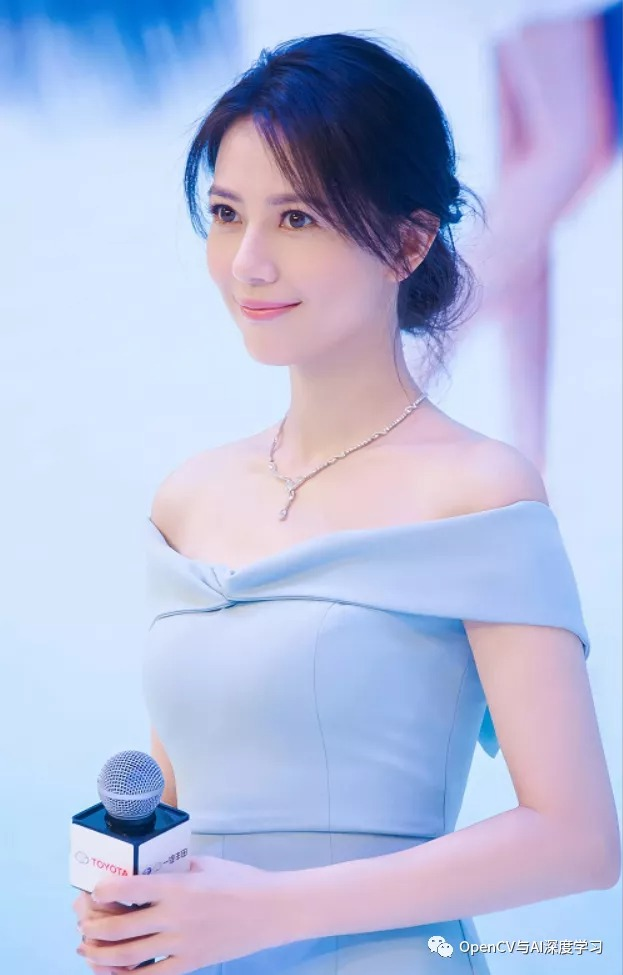
//> input picture project_code/VC_FANFUHAN_OPENCV/images/yuanyuan.jpg, 623 x 975 px
$ ./VC_FANFUHAN_OPENCV123   (built with g++ and OpenCV 4)
//> lines starting //> are read from the running program, lines starting //| are printed output that depends on the picture
// VC_FANFUHAN_OPENCV123.cpp : 定義主控台應用程式的進入點。
//
/*
// Debug | x32
通用屬性
| C/C++
|	| 一般
|		| 其他 Include 目錄 -> ..\..\opencv411_x64\include
|
| 連結器
| 	|一一般
|		|  其他程式庫目錄 -> ..\..\opencv411_x64\lib
|
| 	|一輸入
|		| 其他相依性 -> opencv_world411d.lib;%(AdditionalDependencies)

// Releas | x64
組態屬性
| C/C++
|	| 一般
|		| 其他 Include 目錄 -> ..\..\opencv411_x64\include;%(AdditionalDependencies)
|
| 連結器
| 	|一般
|		| 其他程式庫目錄 -> ..\..\opencv411_x64\lib;%(AdditionalDependencies)
|
| 	|一輸入
|		| 其他相依性 -> opencv_world411.lib;%(AdditionalDependencies)

*/

//文章: http://opencvexamples.blogspot.com/2014/01/detect-mouse-clicks-and-moves-on-image.html

#include "stdafx.h"
#include <iostream>
#include <opencv2/opencv.hpp>
#include <opencv2/core/core.hpp>
#include <opencv2/highgui/highgui.hpp>

using namespace std;
using namespace cv;

void blur_demo(Mat &image, Mat &sum);
void edge_demo(Mat &image, Mat &sum);
int getblockSum(Mat &sum, int x1, int y1, int x2, int y2, int i);

void showHistogram(InputArray src, cv::String StrTitle);
void backProjection_demo(Mat &mat, Mat &model);
void blur3x3(Mat &src, Mat *det);

void add_salt_pepper_noise(Mat &image);
void add_gaussian_noise(Mat &image);

void USMImage(Mat src, Mat &usm, float fltPar);

void pyramid_up(Mat &image, vector<Mat> &pyramid_images, int level);
void pyramid_down(vector<Mat> &pyramid_images);

void laplaian_demo(vector<Mat> &pyramid_images, Mat &image);

void connected_component_demo(Mat &image);
void componentwithstats_demo(Mat &image);

void contours_info(Mat &image, vector<vector<Point>> &pts);
void contours_info(Mat &image, vector<vector<Point>> &pts, int threshold01, int threshold02);

void  open_demo(bool blnopen);
void  close_demo();

void sort_box(vector<Rect> &boxes);
Mat get_template(Mat &binary, vector<Rect> &rects);
void detect_defects(Mat &binary, vector<Rect> &rects, Mat &tpl, vector<Rect> &defects);

void MouseCallBackFunc(int event, int x, int y, int flags, void* userdata);

// [5 lines left out: function pause, not called in this run]
int main()
{
	Mat src = imread("../../images/yuanyuan.jpg");//Mat src = imread("../../images/test.png");
//> src is the input picture: 975 rows x 623 cols, CV_8UC3; mean B, G, R 221.2, 189, 180.3
	if (src.empty())
	{
		cout << "could not load image.." << endl;
		pause();
		return -1;
	}
	else
	{
		//Create a window
		namedWindow("input_src", 1);

		//set the callback function for any mouse event
		setMouseCallback("input_src", MouseCallBackFunc, &src);

		imshow("input_src", src);
		showHistogram(src, "Histogram_input_src");

		waitKey(0);
	}
	return 0;
}

// [423 lines left out: functions MouseCallBackFunc, detect_defects, get_template, sort_box, close_demo, open_demo and 9 more, not called in this run]

/**
* 3x3 sobel 垂直边缘检测演示
*/
// [121 lines left out: functions edge_demo, getblockSum, add_gaussian_noise, add_salt_pepper_noise, blur3x3, backProjection_demo, not called in this run]

void showHistogram(InputArray src, cv::String StrTitle)//直方圖
{
//> called with StrTitle = "Histogram_input_src"
	bool blnGray = false;
	if (src.channels() == 1)
	{
		blnGray = true;
	}

	// 三通道/單通道 直方圖 紀錄陣列
	vector<Mat> bgr_plane;
	vector<Mat> gray_plane;

	// 定义参数变量
	const int channels[1] = { 0 };
	const int bins[1] = { 256 };
	float hranges[2] = { 0, 255 };
	const float *ranges[1] = { hranges };
	Mat b_hist, g_hist, r_hist, hist;
	// 计算三通道直方图
	/*
	void calcHist( const Mat* images, int nimages,const int* channels, InputArray mask,OutputArray hist, int dims, const int* histSize,const float** ranges, bool uniform=true, bool accumulate=false );
	1.輸入的圖像數組
	2.輸入數組的個數
	3.通道數
	4.掩碼
	5.直方圖
	6.直方圖維度
	7.直方圖每個維度的尺寸數組
	8.每一維數組的範圍
	9.直方圖是否是均勻
	10.配置階段不清零
	*/
	if (blnGray)
	{
		split(src, gray_plane);
		calcHist(&gray_plane[0], 1, 0, Mat(), hist, 1, bins, ranges);
	}
	else
	{
		split(src, bgr_plane);
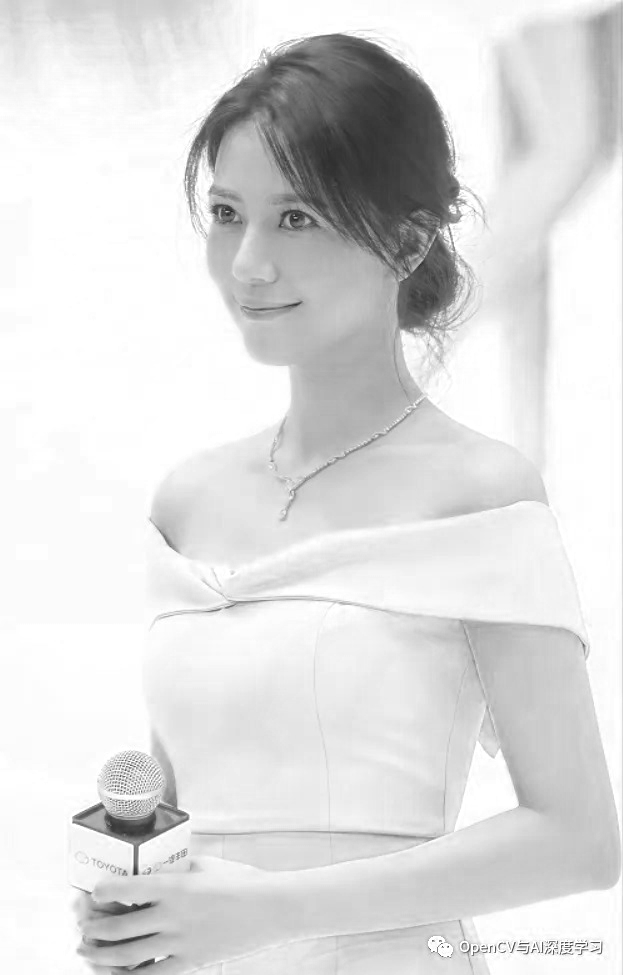
//> bgr_plane[0]: 975 rows x 623 cols, CV_8UC1; min 34, max 255, mean 221.2
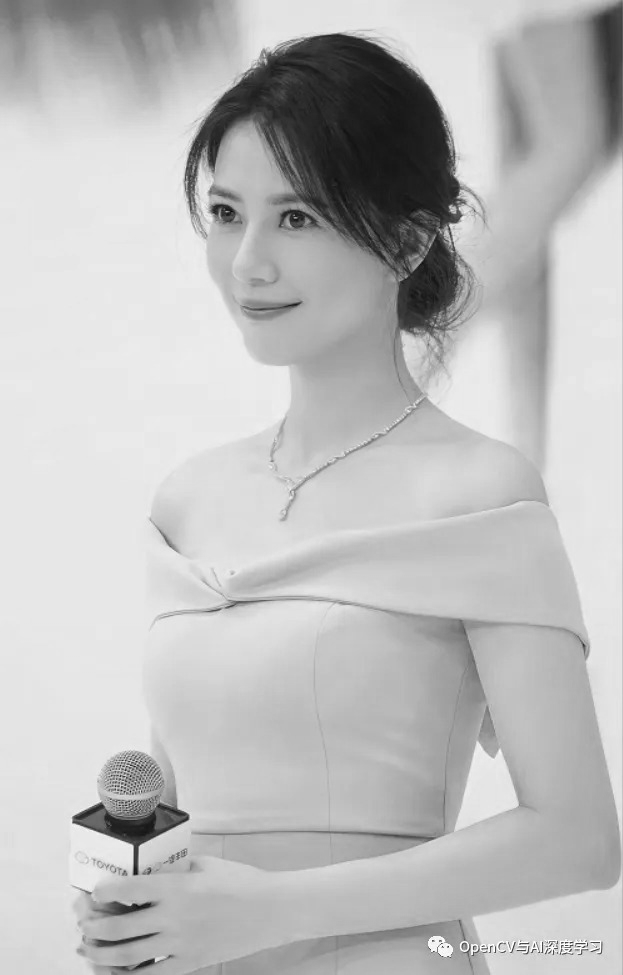
//> bgr_plane[1]: 975 rows x 623 cols, CV_8UC1; min 6, max 255, mean 189
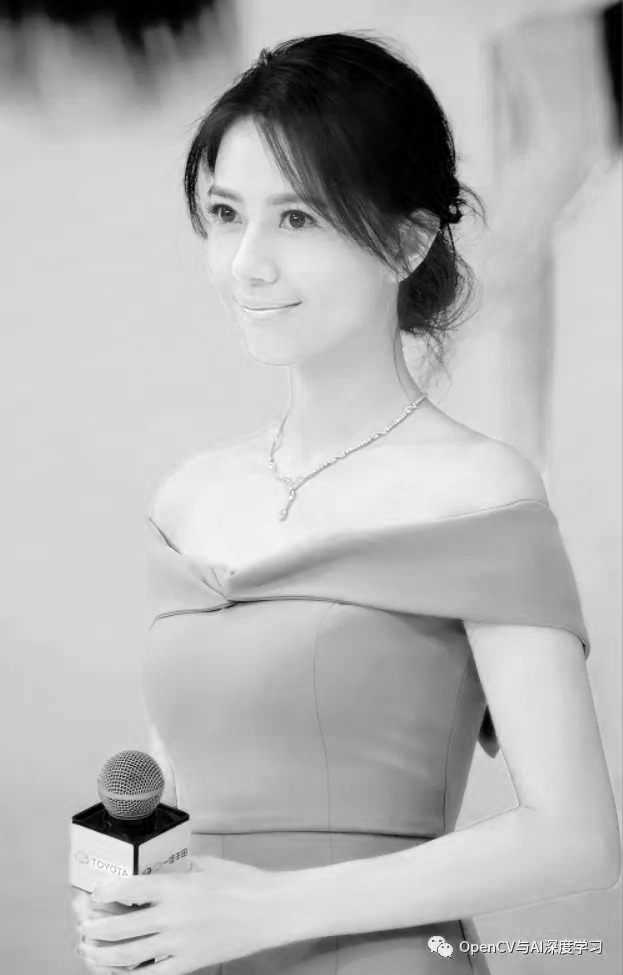
//> bgr_plane[2]: 975 rows x 623 cols, CV_8UC1; min 0, max 255, mean 180.3
		calcHist(&bgr_plane[0], 1, 0, Mat(), b_hist, 1, bins, ranges);
//> b_hist = 256 values, max 42134 at index 254, min 0 at index 0, mean 2048
		calcHist(&bgr_plane[1], 1, 0, Mat(), g_hist, 1, bins, ranges);
//> g_hist = 256 values, max 37726 at index 231, min 0 at index 0, mean 2372.1
		calcHist(&bgr_plane[2], 1, 0, Mat(), r_hist, 1, bins, ranges);
//> r_hist = 256 values, max 44089 at index 214, min 0 at index 255, mean 2372.6
	}

	/*
	* 显示直方图
	*/
	int hist_w = 512;
	int hist_h = 400;
	int bin_w = cvRound((double)hist_w / bins[0]);
	Mat histImage = Mat::zeros(hist_h, hist_w, CV_8UC3);
	// 归一化直方图数据
	if (blnGray)
	{
		normalize(hist, hist, 0, histImage.rows, NORM_MINMAX, -1);
	}
	else
	{
		normalize(b_hist, b_hist, 0, histImage.rows, NORM_MINMAX, -1);
//> b_hist = 256 values, max 400 at index 254, min 0 at index 0, mean 19.44
		normalize(g_hist, g_hist, 0, histImage.rows, NORM_MINMAX, -1);
//> g_hist = 256 values, max 400 at index 231, min 0 at index 0, mean 25.15
		normalize(r_hist, r_hist, 0, histImage.rows, NORM_MINMAX, -1);
//> r_hist = 256 values, max 400 at index 214, min 0 at index 255, mean 21.53
	}

	// 绘制直方图曲线
	for (int i = 1; i < bins[0]; ++i)
	{
		if (blnGray)
		{
			line(histImage, Point(bin_w * (i - 1), hist_h - cvRound(hist.at<float>(i - 1))),
				Point(bin_w * (i), hist_h - cvRound(hist.at<float>(i))), Scalar(255, 255, 255),
				2, 8, 0);
		}
		else
		{
			line(histImage, Point(bin_w * (i - 1), hist_h - cvRound(b_hist.at<float>(i - 1))),
				Point(bin_w * (i), hist_h - cvRound(b_hist.at<float>(i))), Scalar(255, 0, 0),
				2, 8, 0);
			line(histImage, Point(bin_w * (i - 1), hist_h - cvRound(g_hist.at<float>(i - 1))),
				Point(bin_w * (i), hist_h - cvRound(g_hist.at<float>(i))), Scalar(0, 255, 0),
				2, 8, 0);
			line(histImage, Point(bin_w * (i - 1), hist_h - cvRound(r_hist.at<float>(i - 1))),
				Point(bin_w * (i), hist_h - cvRound(r_hist.at<float>(i))), Scalar(0, 0, 255),
				2, 8, 0);
		}


	}
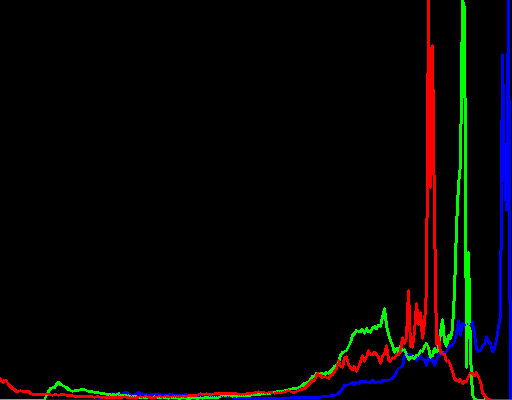
//> histImage: 400 rows x 512 cols, CV_8UC3; mean B, G, R 4.9, 4.9, 5.7
	imshow(StrTitle, histImage);
}

$ run again, with project_code/VC_FANFUHAN_OPENCV/images/1.jpg copied over project_code/VC_FANFUHAN_OPENCV/images/yuanyuan.jpg
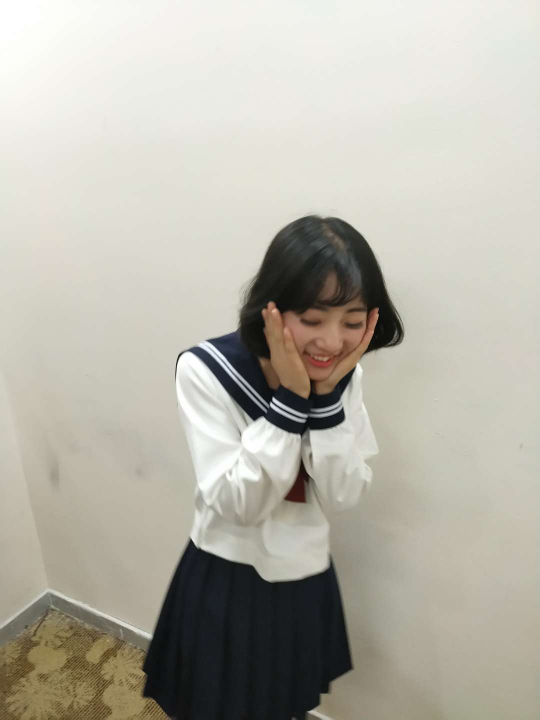
//> input picture project_code/VC_FANFUHAN_OPENCV/images/1.jpg, 1080 x 1440 px (shown at 1/2 size)
//> src is the input picture: 1440 rows x 1080 cols, CV_8UC3; mean B, G, R 169.3, 180, 183.1
//> in showHistogram, `split(src, bgr_plane);`:
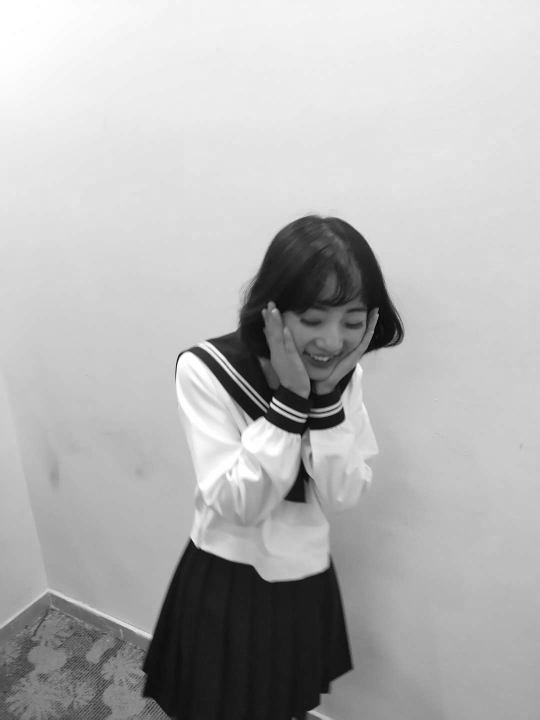
//> bgr_plane[1]: 1440 rows x 1080 cols, CV_8UC1 (shown at 1/2 size); min 0, max 255, mean 180
//> in showHistogram, `calcHist(&bgr_plane[0], 1, 0, Mat(), b_hist, 1, bins, ranges);`: b_hist = 256 values, max 44549 at index 217, min 0 at index 255, mean 6053
//> in showHistogram, `calcHist(&bgr_plane[1], 1, 0, Mat(), g_hist, 1, bins, ranges);`: g_hist = 256 values, max 37627 at index 226, min 0 at index 255, mean 6044.5
//> in showHistogram, `calcHist(&bgr_plane[2], 1, 0, Mat(), r_hist, 1, bins, ranges);`: r_hist = 256 values, max 44687 at index 227, min 0 at index 255, mean 6050.1
//> in showHistogram, `normalize(b_hist, b_hist, 0, histImage.rows, NORM_MINMAX, -1);`: b_hist = 256 values, max 400 at index 217, min 0 at index 255, mean 54.35
//> in showHistogram, `normalize(g_hist, g_hist, 0, histImage.rows, NORM_MINMAX, -1);`: g_hist = 256 values, max 400 at index 226, min 0 at index 255, mean 64.26
//> in showHistogram, `normalize(r_hist, r_hist, 0, histImage.rows, NORM_MINMAX, -1);`: r_hist = 256 values, max 400 at index 227, min 0 at index 255, mean 54.15
//> after the loop in showHistogram, `for (int i = 1; i < bins[0]; ++i)`:
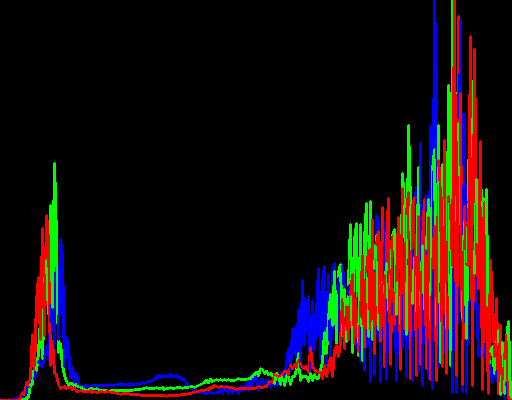
//> histImage: 400 rows x 512 cols, CV_8UC3; mean B, G, R 13.5, 13.6, 24.8
